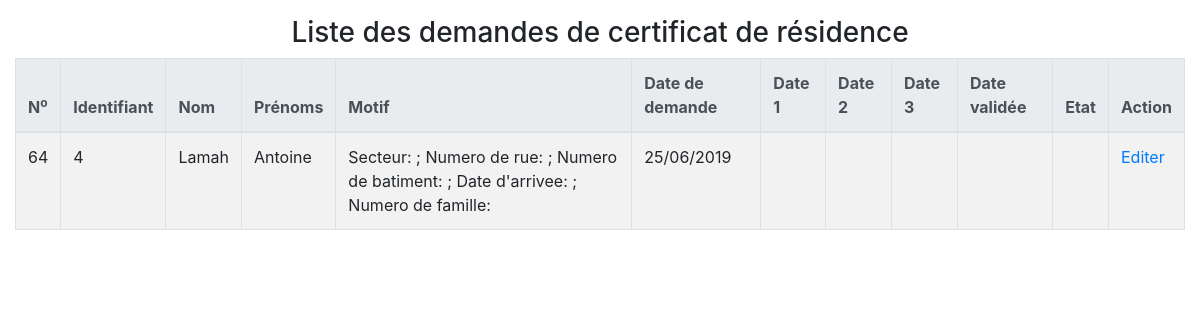
Screenshot of /gestion-demo-v3/demande/certificat-residence/reponse-certificat-residence.php with the database file from the repository.
### tables this page shows
CREATE TABLE `demande` (
  `ID_DEMANDE` int(10) NOT NULL,
  `ID_RESPONSABLE` int(10) NOT NULL,
  `ID_CITOYEN` int(10) NOT NULL,
  `MOTIF` text DEFAULT NULL,
  `DATE_DEMANDE` date DEFAULT NULL,
  `DATE_RDV1` date DEFAULT NULL,
  `DATE_RDV2` date DEFAULT NULL,
  `DATE_RDV3` date DEFAULT NULL,
  `DATE_VALIDER` date DEFAULT NULL,
  `ETAT_TRAITEMENT` varchar(50) DEFAULT NULL
);

CREATE TABLE `citoyen` (
  `ID_CITOYEN` int(10) NOT NULL,
  `ID_DECNAISS` int(10) NOT NULL,
  `NOM` varchar(50) DEFAULT NULL,
  `PRENOMS` varchar(50) DEFAULT NULL,
  `DATE_NAISS` date DEFAULT NULL,
  `VILLE_NAISS` varchar(50) NOT NULL,
  `LIEU_NAISS` varchar(50) NOT NULL,
  `DOMICILE` varchar(50) DEFAULT NULL,
  `PROFESSION` varchar(50) DEFAULT NULL,
  `NOM_MERE` varchar(50) DEFAULT NULL,
  `PRENOM_MERE` varchar(50) DEFAULT NULL,
  `PROFESSION_MERE` varchar(50) DEFAULT NULL,
  `ADRESSE_MERE` varchar(50) DEFAULT NULL,
  `NOM_PERE` varchar(50) DEFAULT NULL,
  `PRENOM_PERE` varchar(50) DEFAULT NULL,
  `PROFESSION_PERE` varchar(50) DEFAULT NULL,
  `ADRESSE_PERE` varchar(50) DEFAULT NULL,
  `TEL` varchar(15) DEFAULT NULL,
  `EMAIL` varchar(60) DEFAULT NULL,
  `GENRE` varchar(10) DEFAULT NULL,
  `SITUATION_MATRIMONIALE` varchar(50) DEFAULT NULL,
  `TAILLE` float DEFAULT NULL,
  `TEINT` varchar(15) DEFAULT NULL,
  `CHEVEUX` varchar(15) DEFAULT NULL,
  `YEUX` varchar(20) DEFAULT NULL,
  `SIGNE_PARTICULIER` varchar(100) DEFAULT NULL,
  `MOT_PASSE` varchar(50) DEFAULT NULL,
  `NUM_EMPRUNT` varchar(20) DEFAULT NULL,
  `NIN_CITOYEN` varchar(20) DEFAULT NULL,
  `PHOTO_CITOYEN` varchar(255) NOT NULL
);

### gestion-demo-v3/fonctions.inc.php (called while the page is built, shortened)
<?php
    function connexion(){
        $server = "localhost";
        $login = "root";
        $pass="";
        try{
            $con = new PDO("mysql:host=$server;dbname=gestiondemographique;charset=utf8", $login, $pass);
            $con->setAttribute(PDO::ATTR_ERRMODE, PDO::ERRMODE_EXCEPTION);
            return $con;
        }catch(PDOException $e){
            echo "Erreur liée à : ".$e->getMessage();
            return false;
            exit();
        }
    }
    function recupInformations($papier){
        $con = connexion();
        $requete = "SELECT cit.id_citoyen, cit.nom, cit.prenoms, dem.id_demande, dem.motif,
                    date_format(dem.date_demande, '%d/%m/%Y') as date_demande,
                    date_format(dem.date_rdv1, '%d/%m/%Y') as date_rdv1,
                    date_format(dem.date_rdv2, '%d/%m/%Y') as date_rdv2,
                    date_format(dem.date_rdv3, '%d/%m/%Y') as date_rdv3,
                    date_format(dem.date_valider, '%d/%m/%Y') as date_valider,
                    dem.etat_traitement, resp.service_resp
                    FROM demande dem, citoyen cit, responsable resp
                    WHERE cit.id_citoyen = dem.id_citoyen  AND resp.id_responsable = dem.id_responsable
                    AND service_resp = '$papier'";
        $rows=$con->query($requete);
        return $rows;
    }
?>

### gestion-demo-v3/demande/certificat-residence/reponse-certificat-residence.php (the view, shortened to what this page needs)
<?php
    include_once("../fonctions.inc.php");
    $rows = recupInformations('CERTIFICAT_RESIDENCE');
?>
<!DOCTYPE html>
<html lang="fr">
<head>
    <link rel="stylesheet" href="../css/bootstrap.min.css">
</head>
<body>
    <main class="container-fluid mt-3">
        <h1 class="h3 text-center">Liste des demandes de certificat de résidence</h1>
        <table class="table table-bordered table-striped">
            <thead class="thead-light">
                <tr>
                    <th>N<sup>o</sup></th>
                    <th>Identifiant</th>
                    <th>Nom</th>
                    <th>Prénoms</th>
                    <th>Motif</th>
                    <th>Date de demande</th>
                    <th>Date 1</th>
                    <th>Date 2</th>
                    <th>Date 3</th>
                    <th>Date validée</th>
                    <th>Etat</th>
                    <th>Action</th>
                </tr>
            </thead>
            <tbody>
                <?php
                    while($row=$rows->fetch()){
                ?>
                <tr>
                    <td><?= $row['id_demande'] ?></td>
                    <td><?= $row['id_citoyen'] ?></td>
                    <td><?= $row['nom'] ?></td>
                    <td><?= $row['prenoms'] ?></td>
                    <td><?= $row['motif'] ?></td>
                    <td><?= $row['date_demande'] ?></td>
                    <td><?= $row['date_rdv1'] ?></td>
                    <td><?= $row['date_rdv2'] ?></td>
                    <td><?= $row['date_rdv3'] ?></td>
                    <td><?= $row['date_valider'] ?></td>
                    <td><?= $row['etat_traitement'] ?></td>
                    <td><a href="rendezVous.php?id=<?=$row['id_citoyen']?>">Editer</a></td>
                </tr>
                <?php
                }
                ?>
            </tbody>
        </table>
    </main>
</body>
</html>

### rows the page displays
demande: ID_DEMANDE "64", ID_CITOYEN.ID_CITOYEN "4", ID_CITOYEN.NOM "Lamah", ID_CITOYEN.PRENOMS "Antoine", MOTIF "Secteur: ; Numero de rue: ; Numero de batiment: ; Date d'arrivee: ; Numero de famille:", date_demande "25/06/2019"
